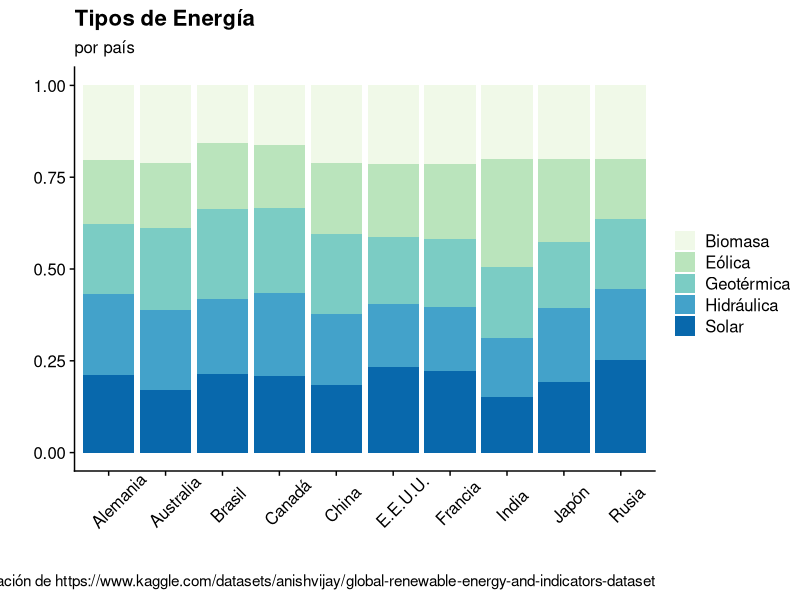
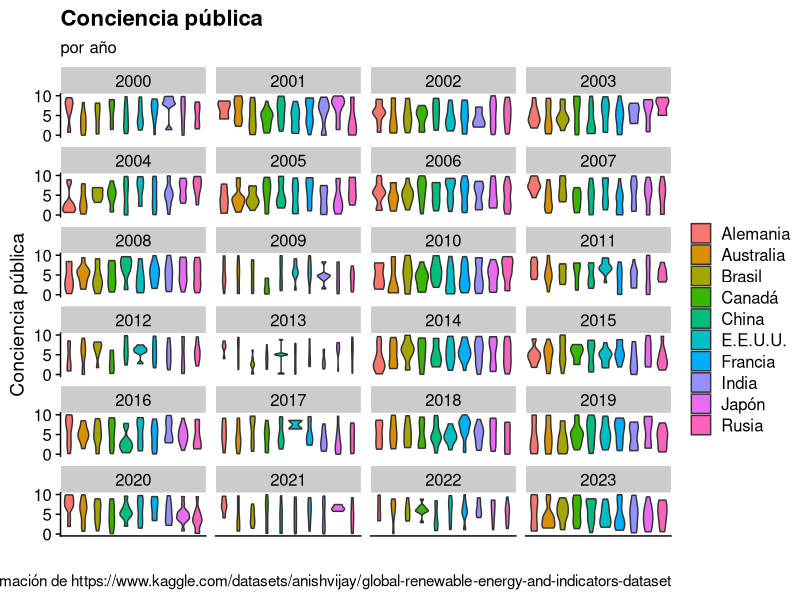
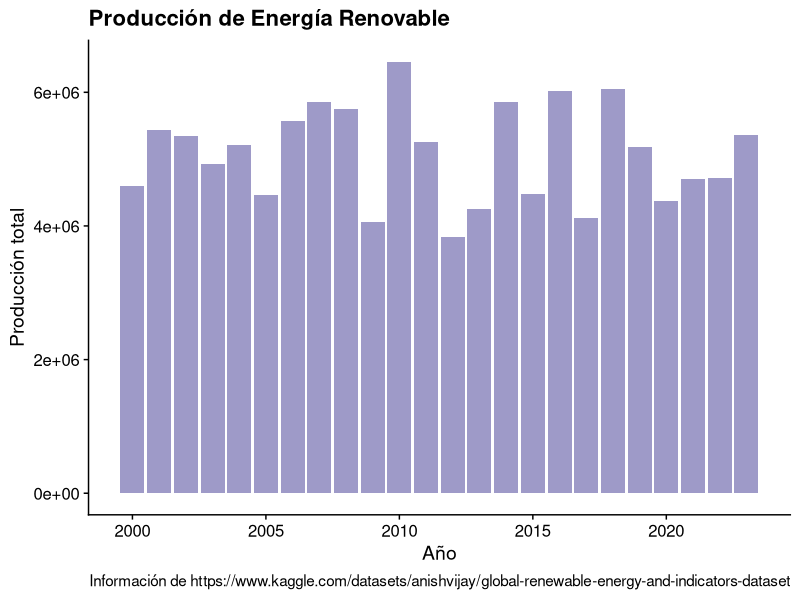
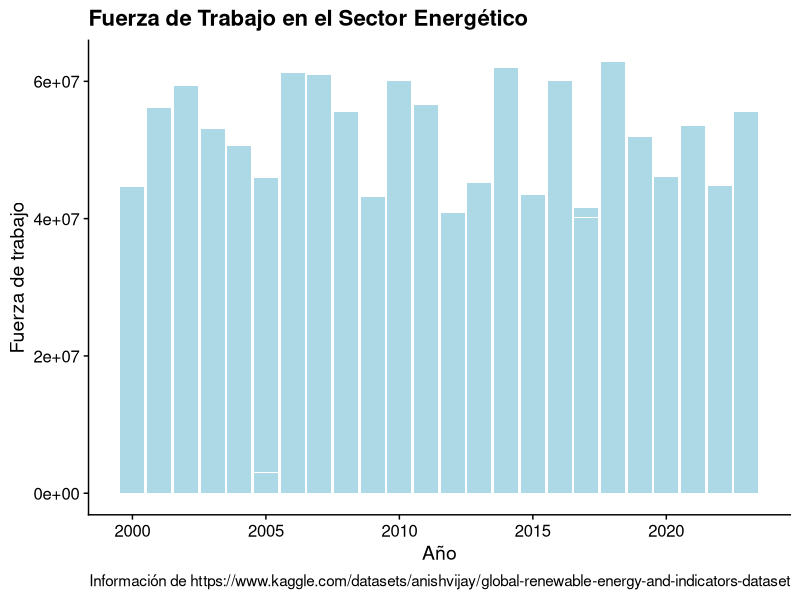
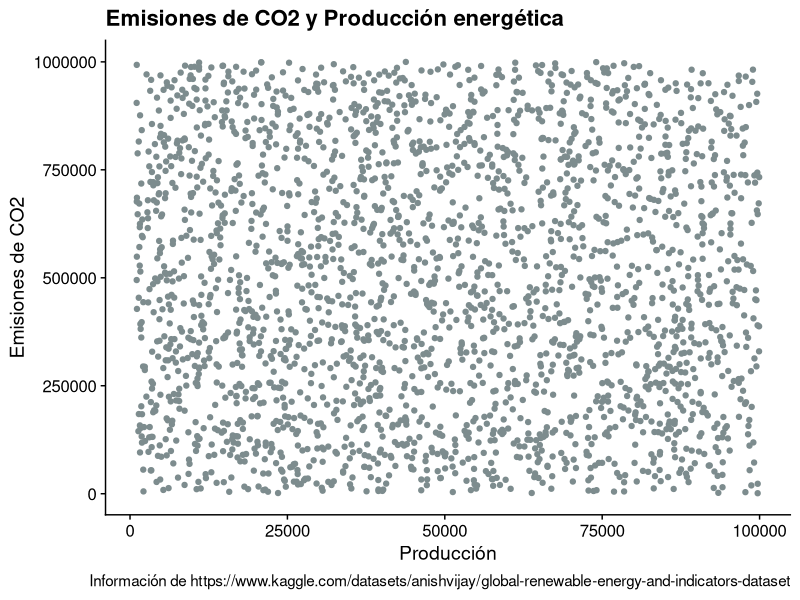
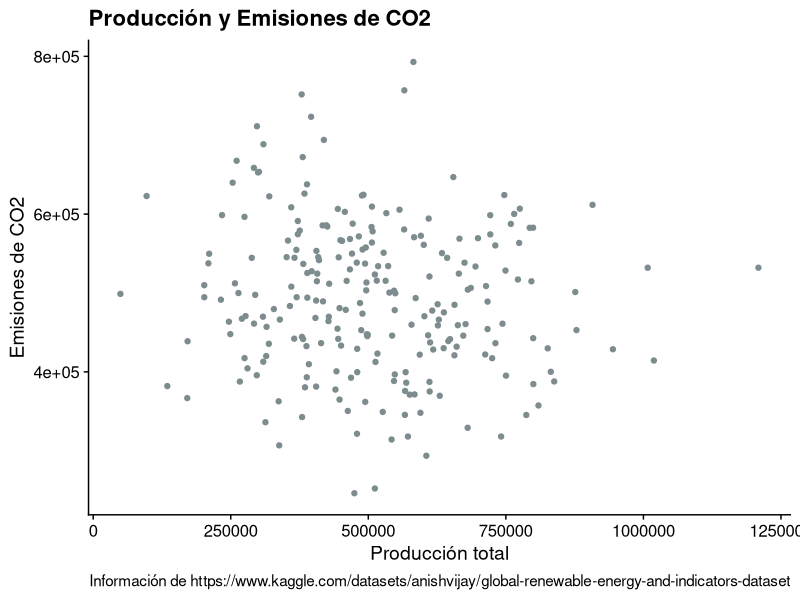
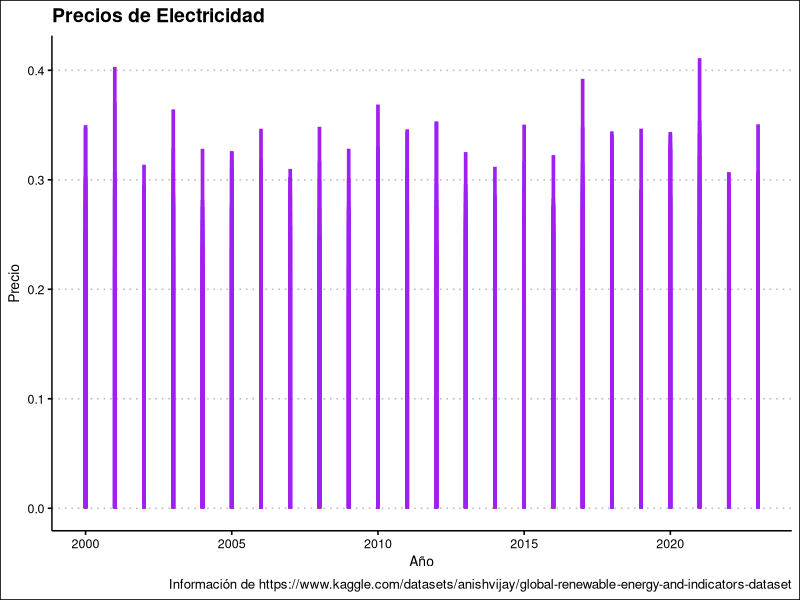
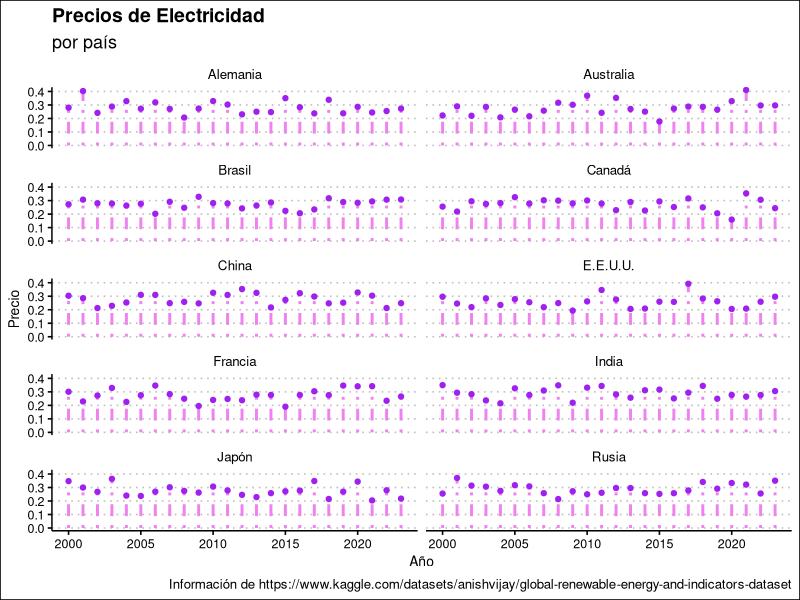

Generate these figures, in order, with R:
## ---- chunk 1
#| messages: FALSE
#| warnings: FALSE
#| echo: FALSE
library(ggplot2)
library(dplyr)
library(palmerpenguins)
library(ggthemes)
library(knitr)
library(cowplot)
library(tidyr)
library(purrr)
## ---- chunk 2
original <- read.csv("data/complete_renewable_energy_dataset.csv")
df <- original|> mutate(Country = case_when(
  Country == "Brazil"~"Brasil", Country == "Canada" ~ "Canadá", 
  Country == "France"~"Francia", Country == "Germany"~"Alemania", 
  Country == "Japan"~"Japón", Country == "Russia"~"Rusia", 
  Country == "USA"~"E.E.U.U.", Country == "Australia"~"Australia",
  Country == "China"~"China", Country == "India"~"India",
  TRUE~"Other")) %>% mutate(Energy.Type = case_when(
  Energy.Type == "Solar"~"Solar", Energy.Type == "Biomass" ~ "Biomasa", 
  Energy.Type == "Wind"~"Eólica", Energy.Type == "Hydro"~"Hidráulica", 
  Energy.Type == "Geothermal"~"Geotérmica", TRUE~"Other"))
df$Government.Policies <- as.logical(original$Government.Policies)
df$Renewable.Energy.Targets <- as.logical(original$Renewable.Energy.Targets)
df$Energy.Efficiency.Programs <- as.logical(original$Energy.Efficiency.Programs)
df$Energy.Market.Liberalization <- as.logical(original$Energy.Efficiency.Programs)
df$Technology.Transfer.Agreements <- as.logical(original$Technology.Transfer.Agreements)
df$Renewable.Energy.Education.Programs <- as.logical(original$Renewable.Energy.Education.Programs)
df$Natural.Disasters <- as.logical(original$Natural.Disasters)
df$Public.Private.Partnerships.in.Energy <- as.logical(original$Public.Private.Partnerships.in.Energy)
df$Regional.Renewable.Energy.Cooperation <- as.logical(original$Regional.Renewable.Energy.Cooperation)
## ---- chunk 3
most_important <- select(df, c("Country", "Year", "Production..GWh.", "R.D.Expenditure",  "Energy.Storage.Capacity", "Energy.Consumption", "Energy.Imports", "Energy.Exports", "Government.Policies", "Energy.Efficiency.Programs", "Energy.Type", , "CO2.Emissions",  "Investments..USD.", "Public.Awareness", "Educational.Level", "Political.Stability", "Corruption.Perception.Index", "Control.of.Corruption", "Proportion.of.Energy.from.Renewables", "Electricity.Prices", "Renewable.Energy.Education.Programs",  "Energy.Sector.Workforce"))
most_important <- most_important[order(most_important$Year),]
colnames(most_important)
## ---- chunk 4
#| messages: FALSE
#| warnings: FALSE
#| fig-width: 8
#| label: fig-2.1
ggplot(df, aes(x = Country, fill = Energy.Type)) +
  geom_bar(position = "fill") +
  scale_fill_brewer(type = "seq", palette = 4)  +
  labs(
    title = "Tipos de Energía",
    subtitle = "por país",
    x = "",
    y = "",
    fill = "",
    caption= "Información de https://www.kaggle.com/datasets/anishvijay/global-renewable-energy-and-indicators-dataset") +
  cowplot::theme_cowplot() +
  theme(axis.text.x = element_text(angle=45, vjust=.5, hjust=0.3))
## ---- chunk 5
#| messages: FALSE
#| warnings: FALSE
#| fig-width: 8
#| fig-height: 10
#| label: fig-2.2
ggplot(df, aes(x=Country, y=Public.Awareness, fill=Country)) + 
  geom_violin() +
  facet_wrap(~Year, ncol = 4) +
  scale_color_brewer(type = "qual", palette = 2)  +
  labs(
    title = "Conciencia pública",
    subtitle = "por año",
    x = "",
    y = "Conciencia pública",
    fill = "",
    caption= "Información de https://www.kaggle.com/datasets/anishvijay/global-renewable-energy-and-indicators-dataset") +
  scale_y_continuous(breaks=c(0.0,5.0, 10.0)) +
  theme_cowplot()+
  theme(axis.ticks.x = element_blank(), axis.text.x = element_blank())
## ---- chunk 6
#| messages: FALSE
#| warnings: FALSE
#| fig-width: 8
#| label: fig-2.3
ggplot(df, aes(x = Year, y = Production..GWh.)) +
  geom_col(fill = "#9e9ac8") +
  labs(
    title = "Producción de Energía Renovable",
    x = "Año",
    y = "Producción total",
    caption= "Información de https://www.kaggle.com/datasets/anishvijay/global-renewable-energy-and-indicators-dataset") +
  theme_cowplot()
## ---- chunk 7
#| messages: FALSE
#| warnings: FALSE
#| fig-width: 8
#| label: fig-2.4
ggplot(df, aes(x = Year, y = Energy.Sector.Workforce)) +
  geom_col(fill = "lightblue") +
  labs(
    title = "Fuerza de Trabajo en el Sector Energético",
    x = "Año",
    y = "Fuerza de trabajo",
    caption= "Información de https://www.kaggle.com/datasets/anishvijay/global-renewable-energy-and-indicators-dataset") +
  theme_cowplot()+
  theme()
## ---- chunk 8
#| messages: FALSE
#| warnings: FALSE
#| fig-width: 8
#| label: fig-2.5
ggplot(df, aes(x = Production..GWh., y = CO2.Emissions)) +
  geom_point(color = "#7d8c8e")+
  labs(
    title = "Emisiones de CO2 y Producción energética",
    x = "Producción",
    y = "Emisiones de CO2",
    caption= "Información de https://www.kaggle.com/datasets/anishvijay/global-renewable-energy-and-indicators-dataset")+
  theme_cowplot()
## ---- chunk 9
#| messages: FALSE
#| warnings: FALSE
annual <- df %>% group_by(Year, Country) %>% summarise(avg_electricity_price = mean(Electricity.Prices), avg_production = sum(Production..GWh.), avg_investment = sum(Investments..USD.), avg_CO2_emissions = mean(CO2.Emissions))
annual
## ---- chunk 10
#| messages: FALSE
#| warnings: FALSE
#| fig-width: 8
#| label: fig-2.6
ggplot(annual, aes(x = avg_production, y = avg_CO2_emissions)) +
  geom_jitter(color = "#7d8c8e")+
  labs(
    title = "Producción y Emisiones de CO2",
    x = "Producción total",
    y = "Emisiones de CO2",
    caption= "Información de https://www.kaggle.com/datasets/anishvijay/global-renewable-energy-and-indicators-dataset")+
  theme_cowplot()+
  theme()
## ---- chunk 11
#| messages: FALSE
#| warnings: FALSE
#| fig-width: 8
#| label: fig-2.7
ggplot(annual, aes(x=Year, y=avg_electricity_price)) +
  geom_segment( aes(x=Year, xend=Year, y=0, yend=avg_electricity_price) , color="purple", lwd = 1.25) +
  labs(
    title = "Precios de Electricidad",
    x = "Año",
    y = "Precio",
    caption= "Información de https://www.kaggle.com/datasets/anishvijay/global-renewable-energy-and-indicators-dataset") +
  theme_clean()
## ---- chunk 12
#| messages: FALSE
#| warnings: FALSE
#| fig-width: 8
#| fig-height: 10
#| label: fig-2.8
ggplot(annual, aes(x=Year, y=avg_electricity_price)) +
  geom_segment( aes(x=Year, xend=Year, y=0, yend=avg_electricity_price) , size=1, color="violet", linetype="dotdash" ) +
  geom_point(color = "purple") +
  facet_wrap(~Country, ncol = 2) +
  labs(
    title = "Precios de Electricidad",
    subtitle = "por país",
    x = "Año",
    y = "Precio",
    caption= "Información de https://www.kaggle.com/datasets/anishvijay/global-renewable-energy-and-indicators-dataset") +
  theme_clean()
## ---- chunk 13
variables <- data.frame(
  Variable = c(
    "Precios de la electricidad",
    "Producción",
    "Estabilidad Política",
    "Conciencia pública"
  ),
  Importancia = c(
    "La electricidad es un aspecto fundamental para determinar la calidad de vida de las personas, pues permite realizar varias actividades cotidianas, como cocinar o mantener el calor.",
    "Permite visualizar la evolución de los indicadores de bienestar con respecto a los cambios en producción energética; de modo que se pueda concluir el impacto que tiene la energía renovable en la sociedad.",
    "El contexto político de los países está estrechamente relacionado con la calidad de vida de los habitantes; se pretende relacionar dicha estabilidad con la producción de energías renovables.",
    "La aceptación pública es un factor importante en la cantidad de inversión destinada a la producción o desarrollo de energías renovables. La aceptación pública depende de la información disponible al público general, como los programas educativos y su nivel educativo."
  )
)
kable(variables, caption = "Tabla de Variables Relevantes")
## ---- chunk 14
kable(head(most_important, 20), "simple")
## ---- chunk 15
summary(most_important)
## ---- chunk 16
annual <- df %>% group_by(Year, Country) %>% summarise(avg_electricity_price = mean(Electricity.Prices), avg_production = sum(Production..GWh.), avg_investment = sum(Investments..USD.), avg_CO2_emissions = mean(CO2.Emissions))
annual
## ---- chunk 17
#| messages: FALSE
#| warnings: FALSE
#| fig-width: 8
#| fig-height: 10
#| label: fig-2.9
ggplot(annual, aes(x = Year, y = avg_electricity_price)) +
  geom_line() +
  geom_point(color = "#602388")+
  facet_wrap(~Country, ncol = 3) +
  labs(
    title = "Precios de Electricidad",
    subtitle = "por país",
    x = "Año",
    y = "Precio",
    caption= "Información de https://www.kaggle.com/datasets/anishvijay/global-renewable-energy-and-indicators-dataset")+
  scale_x_continuous(breaks=c(2000, 2010, 2020))+
  theme_clean()
## ---- chunk 18
#| messages: FALSE
#| warnings: FALSE
#| fig-width: 8
#| fig-height: 8
#| label: fig-2.10
ggplot(annual, aes(x = Year, y = avg_production)) +
  geom_line() +
  geom_point(color = "#51c0a5")+
  facet_wrap(~Country, ncol = 3) +
  labs(
    title = "Producción Energética",
    subtitle = "por país",
    x = "Año",
    y = "Producción",
    caption= "Información de https://www.kaggle.com/datasets/anishvijay/global-renewable-energy-and-indicators-dataset")+
  scale_x_continuous(breaks=c(2000, 2010, 2020))+
  theme_clean()
## ---- chunk 19
#| messages: FALSE
#| warnings: FALSE
#| fig-width: 10
#| fig-height: 8
#| label: fig-2.11
ggplot(annual, aes(x = avg_production, y = avg_electricity_price))+
  geom_point(color = "#602388")+
  geom_line()+
  facet_wrap(~Country, ncol = 2) +
  labs(
    title = "Producción y Precios de Electricidad",
    subtitle = "por país",
    x = "Producción",
    y = "Precio",
    caption= "Información de https://www.kaggle.com/datasets/anishvijay/global-renewable-energy-and-indicators-dataset") +
  scale_y_continuous(breaks=c(0.20, 0.30, 0.4))+
  scale_x_continuous(breaks=c(0, 625000, 1200000))+
  theme_clean()
## ---- chunk 20
#| messages: FALSE
#| warnings: FALSE
#| fig-width: 8
#| fig-heigth: 50
#| label: fig-2.12
ggplot(annual, aes(x = Year, y = avg_CO2_emissions)) +
  geom_col(fill = "#7d8c8e") +
  facet_wrap(~Country, ncol = 2) +
  labs(
    title = "Emisiones Totales de CO2",
    subtitle = "por país",
    x = "Año",
    y = "Emisiones de CO2",
    caption= "Información de https://www.kaggle.com/datasets/anishvijay/global-renewable-energy-and-indicators-dataset") +
  theme_cowplot() +
  scale_y_continuous(breaks=c(3e+05, 5e+05, 7e+05)) +
  scale_x_continuous(breaks = c(2000, 2010, 2020))
## ---- chunk 21
#| messages: FALSE
#| warnings: FALSE
#| fig-width: 10
#| fig-height: 10
#| label: fig-2.13
ggplot(annual, aes(x = avg_production, y = avg_CO2_emissions)) +
  geom_point(color = "#7d8c8e")+
  labs(
    title = "Producción y Emisiones de CO2",
    subtitle = "por país",
    x = "Producción",
    y = "Emisiones de CO2",
    caption= "Información de https://www.kaggle.com/datasets/anishvijay/global-renewable-energy-and-indicators-dataset") +
  facet_wrap(~Country, ncol=2)+
  scale_x_continuous(breaks=c(0, 500000, 1000000))+
  theme_cowplot()
## ---- chunk 22
#| messages: FALSE
#| warnings: FALSE
#| fig-width: 8
ggplot(annual, aes(x = avg_production, y = avg_CO2_emissions)) +
  geom_jitter(color = "#7d8c8e")+
  labs(
    title = "Producción y Emisiones de CO2",
    x = "Producción total",
    y = "Emisiones de CO2",
    caption= "Información de https://www.kaggle.com/datasets/anishvijay/global-renewable-energy-and-indicators-dataset")+
  theme_cowplot()+
  theme()
## ---- chunk 23
#| messages: FALSE
#| warnings: FALSE
#| fig-width: 8
ggplot(annual, aes(x=Year, y=avg_electricity_price)) +
  geom_segment( aes(x=Year, xend=Year, y=0, yend=avg_electricity_price) , color="purple", lwd = 1.25) +
  labs(
    title = "Precios de Electricidad",
    x = "Año",
    y = "Precio",
    caption= "Información de https://www.kaggle.com/datasets/anishvijay/global-renewable-energy-and-indicators-dataset") +
  theme_clean()
## ---- chunk 24
#| messages: FALSE
#| warnings: FALSE
#| fig-width: 8
#| fig-height: 10
ggplot(annual, aes(x=Year, y=avg_electricity_price)) +
  geom_segment( aes(x=Year, xend=Year, y=0, yend=avg_electricity_price) , size=1, color="violet", linetype="dotdash" ) +
  geom_point(color = "purple") +
  facet_wrap(~Country, ncol = 2) +
  labs(
    title = "Precios de Electricidad",
    subtitle = "por país",
    x = "Año",
    y = "Precio",
    caption= "Información de https://www.kaggle.com/datasets/anishvijay/global-renewable-energy-and-indicators-dataset") +
  theme_clean()
